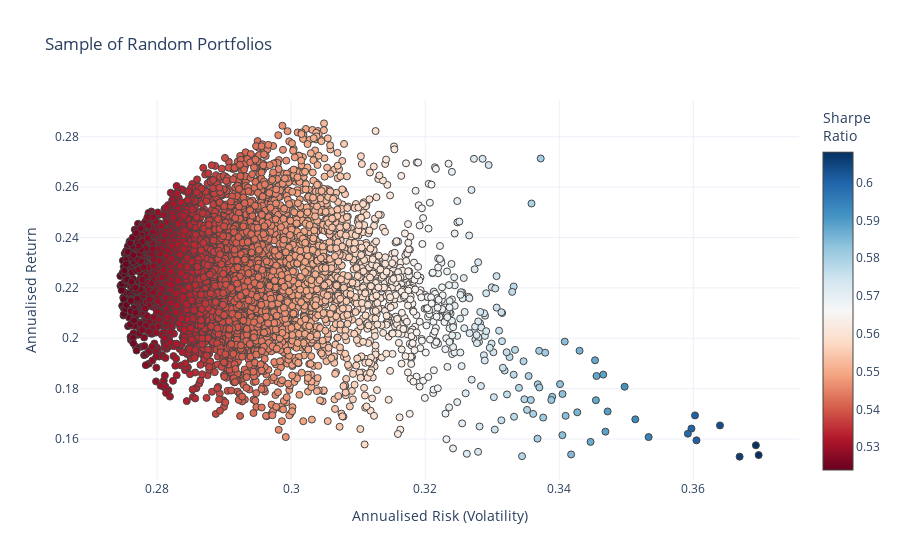

Notebook code for this chart:
### Code cell
a=generate_portfolios(stocks_daily_return,5000)
risk_free_rate=0
fig = go.Figure()
fig.add_trace(go.Scatter(x=a[1], 
                         y=a[0], 
                      #- Add color scale for sharpe ratio   
                      marker=dict(color=(a[1]-risk_free_rate)/(a[1]**0.5), 
                                  showscale=True, 
                                  size=7,
                                  line=dict(width=1),
                                  colorscale="RdBu",
                                  colorbar=dict(title="Sharpe<br>Ratio")
                                 ), 
                      mode='markers'))
#- Add title/labels
fig.update_layout(template='plotly_white',
                  xaxis=dict(title='Annualised Risk (Volatility)'),
                  yaxis=dict(title='Annualised Return'),
                  title='Sample of Random Portfolios',
                  coloraxis_colorbar=dict(title="Sharpe Ratio"))

### Figure 1 — Plotly figure (JSON) as saved in the notebook; plotly's stock layout.template omitted (floating-point values rounded to 4 significant figures; data arrays with more than 128 entries replaced by an {"elided": "..."} marker saying what was removed)
{"data": [{"marker": {"color": {"elided": "5000 float values"}, "colorbar": {"title": {"text": "Sharpe<br>Ratio"}}, "colorscale": [[0, "rgb(103,0,31)"], [0.1, "rgb(178,24,43)"], [0.2, "rgb(214,96,77)"], [0.3, "rgb(244,165,130)"], [0.4, "rgb(253,219,199)"], [0.5, "rgb(247,247,247)"], [0.6, "rgb(209,229,240)"], [0.7, "rgb(146,197,222)"], [0.8, "rgb(67,147,195)"], [0.9, "rgb(33,102,172)"], [1, "rgb(5,48,97)"]], "line": {"width": 1}, "showscale": true, "size": 7}, "mode": "markers", "type": "scatter", "x": {"elided": "5000 float values"}, "y": {"elided": "5000 float values"}}], "layout": {"coloraxis": {"colorbar": {"title": {"text": "Sharpe Ratio"}}}, "title": {"text": "Sample of Random Portfolios"}, "xaxis": {"title": {"text": "Annualised Risk (Volatility)"}}, "yaxis": {"title": {"text": "Annualised Return"}}}}
